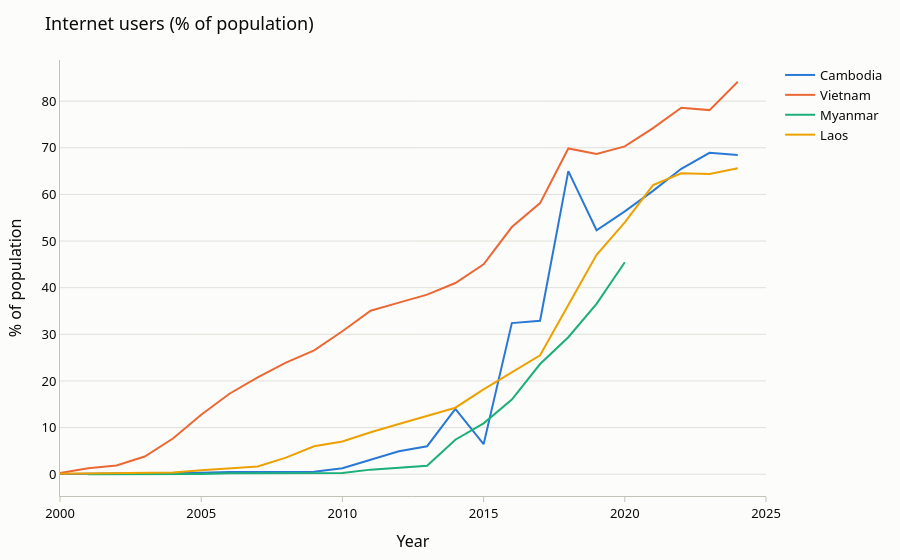

Source (notebook cell):
### Markdown cell above
## D. Digital development

**Internet users**: share of the population that used the Internet in the last
3 months (ITU). **Mobile subscriptions**: subscriptions per 100 people; can exceed
100 because one person may own several SIM cards.

### Code cell
line_chart("IT.NET.USER.ZS").show()

### Figure 1 — Plotly figure (JSON) as saved in the notebook; plotly's stock layout.template omitted (floating-point values rounded to 4 significant figures)
{"data": [{"hovertemplate": "%{y:,.2f}", "legendgroup": "Cambodia", "line": {"color": "#2a78d6", "dash": "solid", "width": 2}, "marker": {"symbol": "circle"}, "mode": "lines", "name": "Cambodia", "orientation": "v", "showlegend": true, "type": "scatter", "x": [2000, 2001, 2002, 2003, 2004, 2005, 2006, 2007, 2008, 2009, 2010, 2011, 2012, 2013, 2014, 2015, 2016, 2017, 2018, 2019, 2020, 2021, 2022, 2023, 2024, 2025], "xaxis": "x", "y": [0.04702, 0.07696, 0.227, 0.2606, 0.3004, 0.3173, 0.4684, 0.49, 0.51, 0.53, 1.26, 3.1, 4.94, 6.0, 14.0, 6.433, 32.4, 32.9, 65.0, 52.31, 56.38, 60.76, 65.49, 68.93, 68.48, NaN], "yaxis": "y"}, {"hovertemplate": "%{y:,.2f}", "legendgroup": "Vietnam", "line": {"color": "#eb6834", "dash": "solid", "width": 2}, "marker": {"symbol": "circle"}, "mode": "lines", "name": "Vietnam", "orientation": "v", "showlegend": true, "type": "scatter", "x": [2000, 2001, 2002, 2003, 2004, 2005, 2006, 2007, 2008, 2009, 2010, 2011, 2012, 2013, 2014, 2015, 2016, 2017, 2018, 2019, 2020, 2021, 2022, 2023, 2024, 2025], "xaxis": "x", "y": [0.2542, 1.266, 1.855, 3.78, 7.642, 12.74, 17.25, 20.76, 23.92, 26.55, 30.65, 35.07, 36.8, 38.5, 41.0, 45.0, 53.0, 58.14, 69.85, 68.66, 70.3, 74.21, 78.59, 78.08, 84.15, NaN], "yaxis": "y"}, {"hovertemplate": "%{y:,.2f}", "legendgroup": "Myanmar", "line": {"color": "#1baf7a", "dash": "solid", "width": 2}, "marker": {"symbol": "circle"}, "mode": "lines", "name": "Myanmar", "orientation": "v", "showlegend": true, "type": "scatter", "x": [2000, 2001, 2002, 2003, 2004, 2005, 2006, 2007, 2008, 2009, 2010, 2011, 2012, 2013, 2014, 2015, 2016, 2017, 2018, 2019, 2020, 2021, 2022, 2023, 2024, 2025], "xaxis": "x", "y": [NaN, 0.0002893, 0.0004265, 0.02406, 0.02434, 0.0652, 0.182, 0.2171, 0.22, 0.22, 0.25, 0.98, 1.4, 1.8, 7.4, 10.9, 16.0, 23.62, 29.38, 36.54, 45.45, NaN, NaN, NaN, NaN, NaN], "yaxis": "y"}, {"hovertemplate": "%{y:,.2f}", "legendgroup": "Laos", "line": {"color": "#eda100", "dash": "solid", "width": 2}, "marker": {"symbol": "circle"}, "mode": "lines", "name": "Laos", "orientation": "v", "showlegend": true, "type": "scatter", "x": [2000, 2001, 2002, 2003, 2004, 2005, 2006, 2007, 2008, 2009, 2010, 2011, 2012, 2013, 2014, 2015, 2016, 2017, 2018, 2019, 2020, 2021, 2022, 2023, 2024, 2025], "xaxis": "x", "y": [0.111, 0.1817, 0.2679, 0.3339, 0.3614, 0.8504, 1.17, 1.64, 3.55, 6.0, 7.0, 9.0, 10.75, 12.5, 14.26, 18.2, 21.87, 25.51, 36.27, 47.03, 54.0, 62.0, 64.54, 64.4, 65.59, NaN], "yaxis": "y"}], "layout": {"font": {"color": "#0b0b0b", "family": "system-ui, Segoe UI, sans-serif", "size": 13}, "hovermode": "x unified", "legend": {"title": {"text": ""}, "tracegroupgap": 0}, "margin": {"b": 40, "l": 60, "r": 20, "t": 60}, "paper_bgcolor": "#fcfcfb", "plot_bgcolor": "#fcfcfb", "title": {"text": "Internet users (% of population)"}, "xaxis": {"anchor": "y", "domain": [0.0, 1.0], "linecolor": "#c3c2b7", "showgrid": false, "tickcolor": "#c3c2b7", "ticks": "outside", "title": {"text": "Year"}}, "yaxis": {"anchor": "x", "domain": [0.0, 1.0], "gridcolor": "#e1e0d9", "linecolor": "#c3c2b7", "title": {"text": "% of population"}, "zeroline": false}}}
